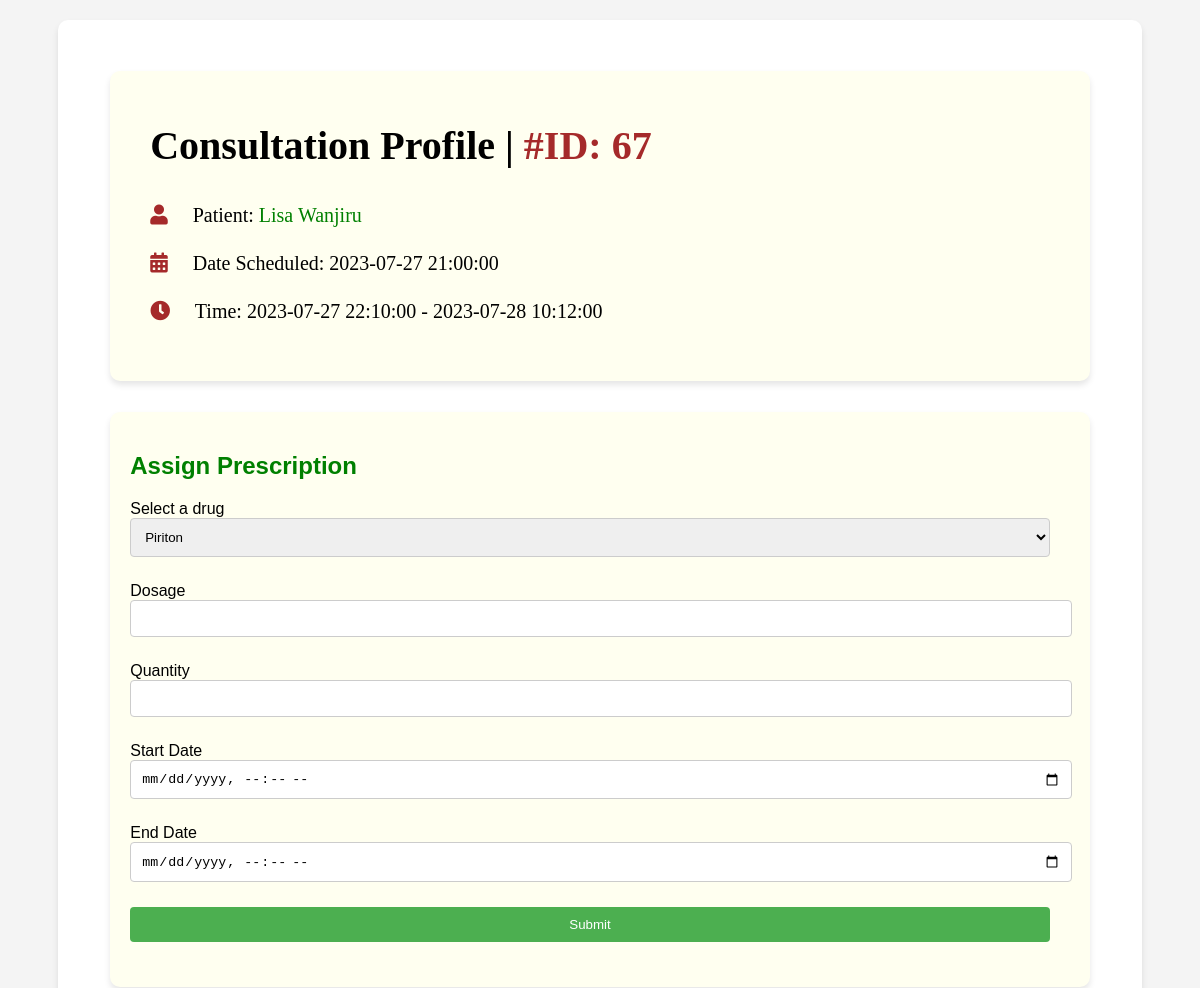
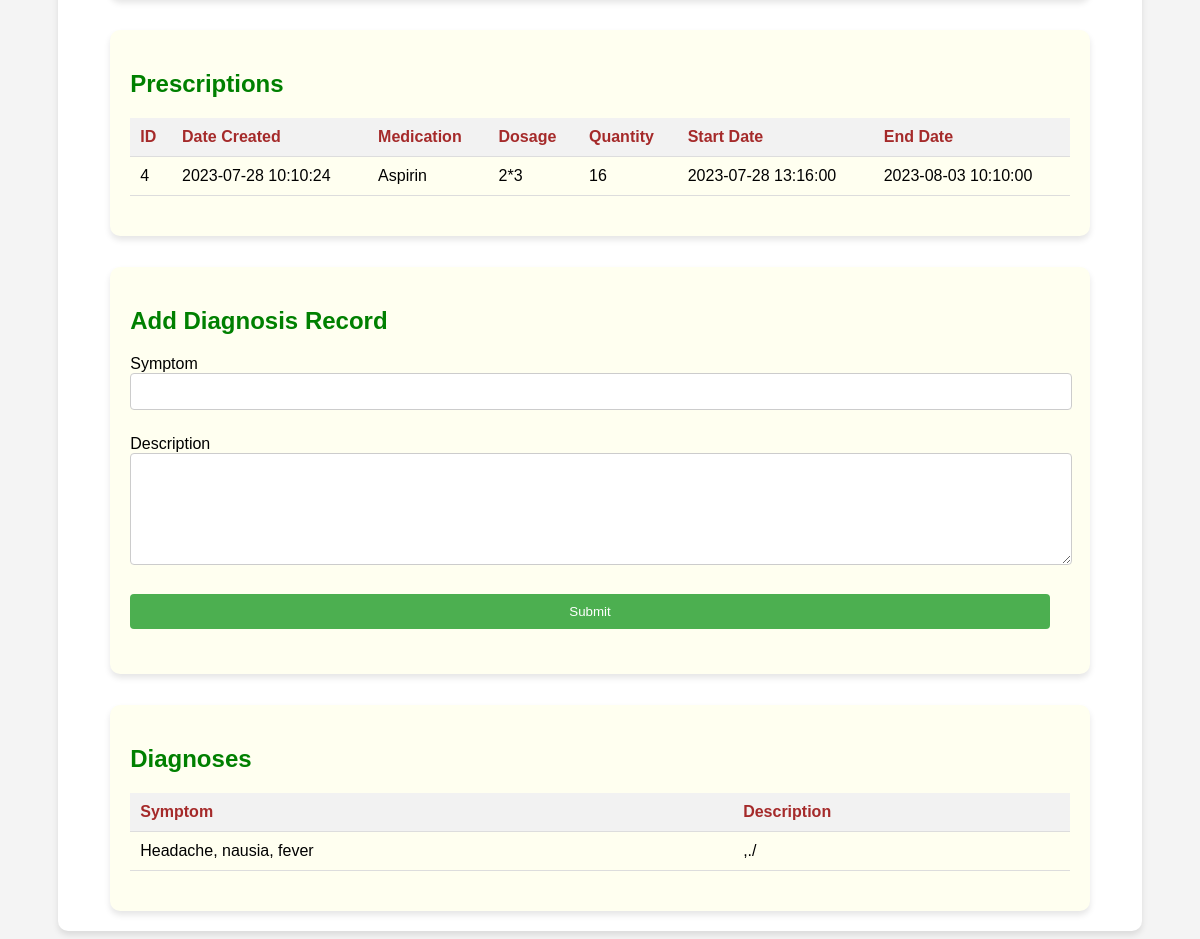
The app's page /profiles/consultationProfile.php?consultationId=67 (signed in) with its own data (2 pictures, top to bottom).
### tables this page shows
CREATE TABLE `consultation` (
  `consultationID` int(11) NOT NULL,
  `dateCreated` timestamp NOT NULL DEFAULT current_timestamp(),
  `dateScheduled` timestamp NOT NULL DEFAULT '0000-00-00 00:00:00',
  `startTime` timestamp NOT NULL DEFAULT '0000-00-00 00:00:00',
  `endTime` timestamp NOT NULL DEFAULT '0000-00-00 00:00:00',
  `status` varchar(32) DEFAULT NULL,
  `patientDoctorId` int(11) DEFAULT NULL
);

CREATE TABLE `patient` (
  `patientId` int(11) NOT NULL,
  `firstName` varchar(128) NOT NULL,
  `lastName` varchar(128) NOT NULL,
  `gender` varchar(20) NOT NULL,
  `emailAddress` varchar(255) NOT NULL,
  `phoneNumber` varchar(10) NOT NULL,
  `location` varchar(255) NOT NULL,
  `dateOfBirth` timestamp NOT NULL DEFAULT current_timestamp() ON UPDATE current_timestamp(),
  `passwordHash` varchar(255) NOT NULL,
  `SSN` int(11) NOT NULL,
  `activeStatus` tinyint(1) DEFAULT 1
);

CREATE TABLE `prescription` (
  `prescriptionId` int(11) NOT NULL,
  `consultationId` int(11) DEFAULT NULL,
  `drugId` int(11) DEFAULT NULL,
  `dosage` varchar(32) NOT NULL,
  `quantity` int(11) NOT NULL,
  `startDate` timestamp NOT NULL DEFAULT current_timestamp() ON UPDATE current_timestamp(),
  `endDate` timestamp NOT NULL DEFAULT '0000-00-00 00:00:00',
  `dateCreated` timestamp NOT NULL DEFAULT current_timestamp()
);

CREATE TABLE `drug` (
  `drugId` int(11) NOT NULL AUTO_INCREMENT,
  `tradeName` varchar(128) NOT NULL,
  `scientificName` varchar(255) NOT NULL,
  `formula` varchar(255) NOT NULL,
  `form` varchar(128) NOT NULL,
  `dateManufactured` timestamp NOT NULL DEFAULT current_timestamp() ON UPDATE current_timestamp(),
  `expiryDate` timestamp NOT NULL DEFAULT '0000-00-00 00:00:00',
  `supplyId` int(11) DEFAULT NULL,
  `imagePath` varchar(255),  
  `category` varchar(255), 
  PRIMARY KEY (`drugId`)
);

CREATE TABLE `diagnosis` (
  `diagnosisId` int(11) NOT NULL,
  `consultationId` int(11) DEFAULT NULL,
  `symptom` varchar(128) NOT NULL,
  `description` text DEFAULT NULL
);

### configuration.php (called while the page is built)
<?php
$config = [
	'db_host' => 'localhost',
	'db_username' => 'root',
	'db_password' => '',
	'db_name' => 'drug_dispenser'
];
?>

### database.php (called while the page is built, shortened)
<?php
class Database {
	private $host;
	private $username;
	private $password;
	private $database;
	private $connection;
	public function __construct() {
		require_once 'configuration.php';
		$this->host = $config['db_host'];
		$this->username = $config['db_username'];
		$this->password = $config['db_password'];
		$this->database = $config['db_name'];
	}
	private function connect() {
		$this->connection = new mysqli($this->host, $this->username, $this->password, $this->database);
	}
	public function queryData($query, $values) {
		if (count($values) > 0) {
			$statement = $this->connection->prepare($query);
			$statement->bind_param(str_repeat('s', count($values)), ...$values);
			$statement->execute();
			$result = $statement->get_result();
			$rows = $result->fetch_all(MYSQLI_ASSOC);
		} else {
			$result = $this->connection->query($query);
			$rows = $result->fetch_all(MYSQLI_ASSOC);
		}
		return $rows;
	}
}
?>

### profiles/consultationProfile.php (the view, shortened to what this page needs)
<?php
require_once('../database.php');
if (isset($_GET['consultationId'])) {
	$consultationId = $_GET['consultationId'];
} elseif (isset($_SESSION['consultationId'])) {
	$consultationId = $_SESSION['consultationId'];
} else {
	echo "Error: Consultation ID not provided.";
	exit;
}
$db = new Database();
$query = "SELECT consultation.*, patient.patientId, patient.firstName AS patientFirstName,
	patient.lastName AS patientLastName FROM consultation
	INNER JOIN patient_doctor ON consultation.patientDoctorId = patient_doctor.patientDoctorId
	INNER JOIN patient ON patient_doctor.patientId = patient.patientId
	WHERE consultation.consultationId = ?";
$values = array($consultationId);
$consultationData = $db->queryData($query, $values);
$consultation = $consultationData[0];
$patientId = $consultation['patientId'];
$patientFirstName = $consultation['patientFirstName'];
$patientLastName = $consultation['patientLastName'];
$dateScheduled = $consultation['dateScheduled'];
$startTime = $consultation['startTime'];
$endTime = $consultation['endTime'];
$query = "SELECT p.prescriptionId, dr.tradeName AS drugTradeName, p.dosage, p.quantity, " .
	"p.startDate, p.endDate, p.dateCreated FROM prescription p " .
	"INNER JOIN consultation c ON p.consultationId = c.consultationID " .
	"INNER JOIN drug dr ON p.drugId = dr.drugId WHERE p.consultationId = ?";
$values = array($consultationId);
$prescriptions = $db->queryData($query, $values);
$query = "SELECT * FROM diagnosis WHERE consultationId = ?";
$diagnoses = $db->queryData($query, $values);
$query = "SELECT drugId, tradeName FROM drug";
$registeredDrugs = $db->queryData($query, []);
?>
<!DOCTYPE html>
<html>
	<head>
		<link rel="stylesheet" type="text/css" href="../administrator/styles.css">
		<link rel="stylesheet" type="text/css" href="profile.css">
		<link rel="stylesheet" type="text/css" href="consultationProfile.css">
		<link rel="stylesheet" href="https://cdnjs.cloudflare.com/ajax/libs/font-awesome/5.15.3/css/all.min.css">
	</head>
	<body>
		<div class="container">
			<div class="container section">
				<div class="profile" style = "margin-bottom: 0; padding-bottom: 0;">
					<div class="profile-details lead">
						<h1 class="profile-title" id = "name">
							<span style = "color: #000;">Consultation Profile | </span>#ID: <?php echo $consultationId; ?>
						</h1>
						<p class=""><i class="fas fa-user"></i> Patient: <a href="patientProfile.php?patientId=<?php echo $patientId; ?>"><?php echo $patientFirstName . ' ' . $patientLastName; ?></a></p>
						<p class=""><i class="fas fa-calendar-alt"></i> Date Scheduled: <?php echo $dateScheduled; ?></p>
						<p class=""><i class="fas fa-clock"></i> Time: <?php echo $startTime . ' - ' . $endTime; ?></p>
					</div>
				</div>
			</div>
			<div class = "container section">
				<h2>Assign Prescription</h2>
				<form action="" method="POST">
					<div class="form-group">
						<label for="drugId">Select a drug</label>
						<select id="drugId" name="drugId">
							<?php foreach ($registeredDrugs as $registeredDrug): ?>
							<option value="<?php echo $registeredDrug['drugId']; ?>"><?php echo $registeredDrug['tradeName']; ?></option>
							<?php endforeach; ?>
						</select>
					</div>
					<div class="form-group">
						<label for="dosage">Dosage</label>
						<input type="text" id="dosage" name="dosage">
					</div>
					<div class="form-group">
						<label for="quantity">Quantity</label>
						<input type="number" id="quantity" name="quantity">
					</div>
					<div class="form-group">
						<label for="startDate">Start Date</label>
						<input type="datetime-local" id="startDate" name="startDate">
					</div>
					<div class="form-group">
						<label for="endDate">End Date</label>
						<input type="datetime-local" id="endDate" name="endDate">
					</div>
					<div class="form-group">
						<input type="submit" name="assignPrescription">
					</div>
				</form>
			</div>
			<div class = "container section">
				<div class="profile">
					<div class="prescriptions table-div">
						<h2 class="profile-subtitle">Prescriptions</h2>
						<?php if (empty($prescriptions)) : ?>
						<p style = 'color: red;'>No prescriptions assigned for this consultation.</p>
						<?php else : ?>
						<table>
							<thead>
								<tr>
									<th>ID</th>
									<th>Date Created</th>
									<th>Medication</th>
									<th>Dosage</th>
									<th>Quantity</th>
									<th>Start Date</th>
									<th>End Date</th>
								</tr>
							</thead>
							<tbody>
								<?php foreach ($prescriptions as $prescription): ?>
								<tr>
									<td><?php echo $prescription['prescriptionId']; ?></td>
									<td><?php echo $prescription['dateCreated']; ?></td>
									<td><?php echo $prescription['drugTradeName']; ?></td>
									<td><?php echo $prescription['dosage']; ?></td>
									<td><?php echo $prescription['quantity']; ?></td>
									<td><?php echo $prescription['startDate']; ?></td>
									<td><?php echo $prescription['endDate']; ?></td>
								</tr>
								<?php endforeach; ?>
							</tbody>
						</table>
						<?php endif; ?>
					</div>
				</div>
			</div>
			<div class = "container section">
				<h2>Add Diagnosis Record</h2>
				<form action="" method="POST">
					<div class="form-group">
						<label for="symptom">Symptom</label>
						<input type="text" id="symptom" name="symptom">
					</div>
					<div class="form-group">
						<label for="description">Description</label><br>
						<textarea type="text" id="description" name="description" rows='6'></textarea>
					</div>
					<div class="form-group">
						<input type="submit" name="addDiagnosis">
					</div>
				</form>
			</div>
			<div class = "container section">
				<div class="profile">
					<div class="diagnoses table-div">
						<h2 class="profile-subtitle">Diagnoses</h2>
						<?php if (empty($diagnoses)) : ?>
						<p style = 'color: red;'>No diagnoses registered for this consultation.</p>
						<?php else : ?>
						<table>
							<thead>
								<tr>
									<th>Symptom</th>
									<th>Description</th>
								</tr>
							</thead>
							<tbody>
								<?php foreach ($diagnoses as $diagnosis): ?>
								<tr>
									<td><?php echo $diagnosis['symptom'] ?></td>
									<td><?php echo $diagnosis['description'] ?></td>
								</tr>
								<?php endforeach; ?>
							</tbody>
						</table>
						<?php endif; ?>
					</div>
				</div>
			</div>
	</body>
</html>

### administrator/styles.css (style rules this page uses)
body { font-family: Arial, sans-serif; margin: 0; background-color: #f8f8f8; padding: 0; }
.container { max-width: 90%; width: 90%; margin: 20px auto; padding: 20px; background-color: #f8f8f8; border-radius: 5px; }
h2 { color: green; }
table { width: 100%; border-collapse: collapse; }
th, td { padding: 10px; text-align: left; border-bottom: 1px solid #ddd; }
th { color: brown; }
th { background-color: #f2f2f2; }

### profiles/profile.css (style rules this page uses)
body { font-family: Arial, sans-serif; background-color: #f4f4f4; margin: 0; padding: 20px; display: flex; justify-content: center; align-items: center; min-height: 100vh; }
.container { max-width: 90%; width: 90%; margin: 0 auto; padding: 20px; background-color: #fff; box-shadow: 0 4px 6px rgba(0, 0, 0, 0.1); border-radius: 10px; }
.lead { font-size: 1.25rem; font-weight: 300; line-height: 1.4; margin-bottom: 1rem; }
a { color: green; transition: color 0.3s ease; text-decoration: none; }
.profile { display: flex; align-items: center; margin-bottom: 20px; height: auto; }
.profile-details { width: 60%; padding-left: 20px; flex-grow: 1; font-family: Calibri; }
.profile-details i { color: brown; margin-right: 20px; }
#name { color: brown; }

### profiles/consultationProfile.css (style rules this page uses)
.container form { margin-top: 20px; margin-right: 20px; }
.container input, .container select, .container textarea { width: 100%; padding: 10px; margin-bottom: 10px; border-radius: 4px; border: 1px solid #ccc; }
.container input[type="submit"] { background-color: #4caf50; color: #fff; border: none; cursor: pointer; }
.form-group { margin-bottom: 15px; }
.section { margin-top: 3%; background-color: #FFFFF0; }
.table-div { width: 100%; }

### records on screen
consultation: patient.firstName "Lisa", patient.lastName "Wanjiru", dateScheduled "2023-07-27 21:00:00", startTime "2023-07-27 22:10:00", endTime "2023-07-28 10:12:00"
prescription: prescriptionId "4", dateCreated "2023-07-28 10:10:24", drugId.tradeName "Aspirin", dosage "2*3", quantity "16", startDate "2023-07-28 13:16:00", endDate "2023-08-03 10:10:00"
diagnosis: symptom "Headache, nausia, fever", description ",./"

### other values on screen
$consultationId "67"
form field drugId "Piriton"
